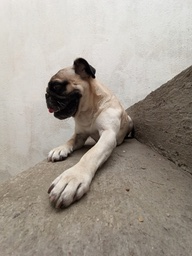
#> input picture Popi_fachero.jpg, 192 x 256 px, shrunk from 2448 x 3264 before the run, found by its file name
$ jupyter execute Operaciones_a_nivel_pixel_01.ipynb
#> lines starting #> are read from the running program, lines starting #| are printed output that depends on the picture; after the words box and inside, x2 and y2 are one past the last pixel; in counts of white or black regions, pixels touching at a corner belong together
<a href="https://colab.research.google.com/github/RojasG4mer/Fundamentos-de-Procesamiento-Digital-de-Imagenes/blob/main/Operaciones_a_nivel_pixel_01.ipynb" target="_parent"></a>

# Operaciones a nivel píxel 01
En estos códigos se mostrarán algunas operaciones a nivel píxel, implementación de estos algoritmos, obtención del histograma de la imagen y un algoritmo sencillo para reconocer objetos apartir de los lóbulos del histograma de la imagen.

Montamos el drive para poder acceder a las imagenes.

[cell 1]
from google.colab import drive
drive.mount('/content/drive')

[cell 2]
# librerias para importar la imagen y mostrarla
import cv2
import matplotlib.pyplot as plt

[cell 3]
# 1. Definir la ruta del archivo (ajusta el nombre del archivo)
path = '/content/drive/MyDrive/Procesamiento Digital del Imágenes/Operaciones a nivel pixel/Popi_fachero.jpg'

# 2. Leer la imagen
# Nota: OpenCV lee las imágenes en formato BGR por defecto
popi_fachero = cv2.imread(path)
#> popi_fachero is the input picture: shape (256, 192, 3); mean B, G, R 146.7, 156.2, 164

if popi_fachero is None:
    print("Error: No se pudo cargar la imagen. Verifica que la ruta sea correcta.")
else:
    # 3. Convertir de BGR a RGB para mostrarla correctamente con Matplotlib
    popi_fachero_rgb = cv2.cvtColor(popi_fachero, cv2.COLOR_BGR2RGB)

    # 4. Mostrar la imagen
    plt.figure(figsize=(8, 6))
    plt.imshow(popi_fachero_rgb)
    plt.title('Popi fachero')
    plt.axis('off')
    plt.show()

[cell 4]
#convertimos la imagen a blanco y negro
popi_fachero_grises = cv2.cvtColor(popi_fachero_rgb, cv2.COLOR_BGR2GRAY)
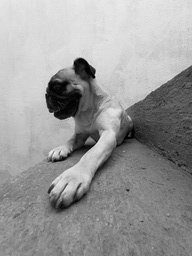
#> popi_fachero_grises: shape (256, 192); min 0, max 245, mean 154.3
# y la imprimimos para corroborar que se vea en esta tonalidad
plt.figure(figsize=(8, 6))
plt.imshow(popi_fachero_grises, cmap='gray')
plt.title('Popi fachero en grises')
# plt.axis('off')
plt.show()

## Histograma de la imagen

[cell 5]
# Librerias:
import numpy as np

[cell 6]
print(type(popi_fachero_grises)) # Vemos que es un array de numpy
#| <class 'numpy.ndarray'>
print(popi_fachero_grises.min()) # se puede iterar como un array
#| 0

[cell 7]
max, min = popi_fachero_grises.max(), popi_fachero_grises.min() # sacamos máximos y minimos de la imagen
#> max = 245; min = 0
# print(max, " " , min) 254  0

[cell 8]
histograma = [0]*(max+1) # 255 + 1 ya que empieza en cero
#> histograma = 246 values from 0 to 0
# print(len(histograma))

[cell 9]
for i in popi_fachero_grises: # recorremos cada fila
  for k in i: # recorremos cada columna
    histograma[k] = histograma[k] + 1 # Agregamos una cuenta al valor de la clase del histograma
#> after the loop, histograma = 246 values, max 945 at index 220, min 0 at index 237, mean 199.8
print(histograma)
#> (printed output is left out)

[cell 10]
plt.figure(figsize=(8, 6))
# graficamos el histograma de frecuencias
plt.bar(range(len(histograma)), histograma)
plt.title('Histograma de la imagen Popi Fachero')
#> figure, not shown here; tallest bar 945 high, from x = 219.6 to 220.4

[cell 11]
# Calcular el histograma con OpenCV
# cv2.calcHist(images, channels, mask, histSize, ranges)
hist_cv2 = cv2.calcHist([popi_fachero_grises], [0], None, [256], [0, 256])
#> hist_cv2 = 256 values, max 945 at index 220, min 0 at index 237, mean 192

# Corregimos el print: usamos 1 en lugar de 0 para la dimensión, o simplemente aplanamos
# print(hist_cv2.flatten())

# Graficar para comparar
plt.figure(figsize=(8, 6))
# histograma manual (rojo)
plt.bar(range(len(histograma)), histograma, color='r', alpha=0.5, label='Manual')
# histograma OpenCV (verde) - usamos .flatten() para convertir a 1D
plt.bar(range(256), hist_cv2.flatten(), color='g', alpha=0.5, label='OpenCV')

plt.title('Comparación de Histogramas')
plt.xlabel('Intensidad de píxel')
plt.ylabel('Frecuencia')
plt.legend()
plt.grid(True, linestyle='--', alpha=0.7)
plt.show()
#> figure, not shown here; tallest bar 945 high, from x = 219.6 to 220.4; tallest bar 945 high, from x = 219.6 to 220.4

## Operaciones a nivel pixel
Operaciones que se aplican sobre cada uno de los píxeles de la imagen.-

[cell 12]
# Función graficar
def grafi_imag(imagen, titulo):
  plt.figure(figsize=(8, 6))
  plt.imshow(imagen, cmap='gray')
  plt.title(titulo)
  plt.axis('off')
  plt.show()

### Operador identidad
Crea una imagen igual a la imagen original:
$$ q = p $$

[cell 13]
def opidentidad(p):
  q = p
  return q

[cell 14]
popi_fachero_identidad = []
fila = []
for j in popi_fachero_grises: # fila
  for i in j: # columna
    fila.append(opidentidad(i))
  popi_fachero_identidad.append(fila)
  fila = []
#> this loop made 256 passes
    # print(popi_fachero_identidad)
grafi_imag(popi_fachero_identidad, 'Popi fachero identidad')

### Operador identidad inverso o negativo

Crea una imagen de salida que es la inversa de la imagen de entrada (el menor valor lo vuelve mayor y el menor el mayor / reoordena los valores):
$$ q = 255 - p $$

[cell 15]
def opidentidadinverso(p):
  q = 255 - p
  return q

[cell 16]
popi_fachero_identidad_inverso = []
fila = []
for j in popi_fachero_grises: # fila
  for i in j: # columna
    fila.append(opidentidadinverso(i))
  popi_fachero_identidad_inverso.append(fila)
  fila = []
    # print(popi_fachero_identidad)
grafi_imag(popi_fachero_identidad_inverso, 'Popi fachero identidad inverso')

### Operador umbral/thresholding
Se crea una imagen de salidad binaria a partir de una imagen de grises, donde le nivel de transición está dado por el parámetro de entrada $p_1$.
$$ q = \begin{cases}
    0 \text{ para } p\leq p_1\\
    255 \text{ para } p > p_1
\end{cases} $$

[cell 17]
def opthresholding(p, p1):
  if p <= p1:
    q = 0
  else:
    q = 255
  return q

[cell 18]
popi_fachero_identidad_umbral = []
fila = []
for j in popi_fachero_grises: # fila
  for i in j: # columna
    fila.append(opthresholding(i, 100))
  popi_fachero_identidad_umbral.append(fila)
  fila = []

grafi_imag(popi_fachero_identidad_umbral, 'Popi fachero identidad umbral')
#> call 3 of grafi_imag, with titulo = 'Popi fachero identidad umbral'
#> in grafi_imag (call 3), `plt.show()`:
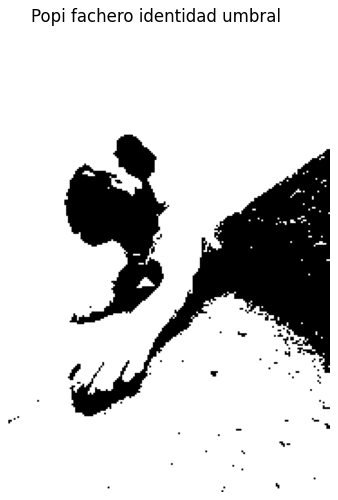
#> figure drawn by matplotlib, 1 panel

### Operador umbral binario negativo
Crea una imagen de salida binaria a partir de una imagen de grises, donde todos los valores de gris cuyos niveles están en el intervalo definido por $p_1$ y $p_2$ son transformados a $0$, y todos los valores fuera de ese intervalo a $255$.
$$ q = \begin{cases}
    0 \text{ para } p\leq p_1 \text{ o } p\geq p_2\\
    255 \text{ o } p_1<p<p_2
\end{cases}$$

[cell 19]
def opthresholding_inverso(p, p1, p2):
  if p1 <= p <= p2:
    q = 255
  else:
    q = 0
  return q

[cell 20]
popi_fachero_umbral_inverso = []
fila = []
for j in popi_fachero_grises: # fila
  for i in j: # columna
    fila.append(opthresholding_inverso(i, 100, 200))
  popi_fachero_umbral_inverso.append(fila)
  fila = []

grafi_imag(popi_fachero_umbral_inverso, 'Popi fachero umbral inverso')
#> call 4 of grafi_imag, with titulo = 'Popi fachero umbral inverso'
#> in grafi_imag (call 4), `plt.show()`:
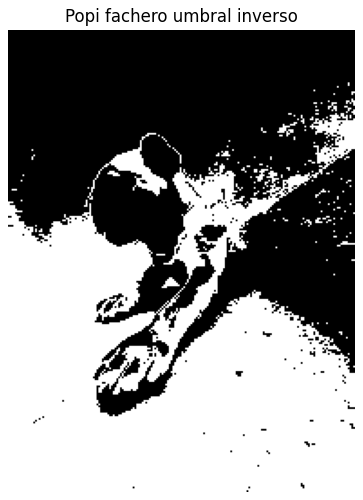
#> figure drawn by matplotlib, 1 panel

### Operador umbral escala de grises
Se crea una imagen de salida con los únicos valores de nivel de gris comprendidos en el intervalo definido por $p_1$ y $p_2$, y el resto a $255$-
$$ q = \begin{cases}
    255 \text{ para } p\leq p_1 \text{ o } p\geq p_2\\
    p \text{ para } p_1<p<p_2
\end{cases}$$

[cell 21]
def opthresholding_escalagrises(p, p1, p2):
  if p1 <= p <= p2:
    q = p
  else:
    q = 255
  return q

[cell 22]
popi_fachero_umbral_grises = []
fila = []
for j in popi_fachero_grises: # fila
  for i in j: # columna
    fila.append(opthresholding_escalagrises(i, 100, 200))
  popi_fachero_umbral_grises.append(fila)
  fila = []

grafi_imag(popi_fachero_umbral_grises, 'Popi fachero umbral escala de grises')
#> in grafi_imag (call 5), `plt.show()`:
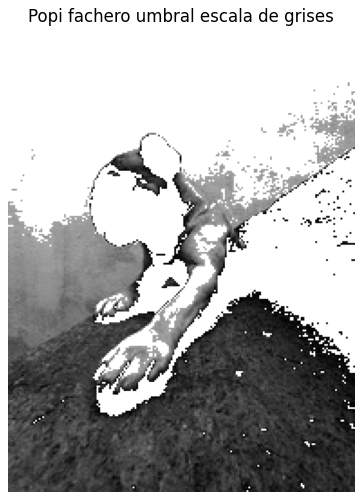
#> figure drawn by matplotlib, 1 panel

### Operador umbral escala de grises inverso
Se crea una imagen de salida con los únicos valores de nivel de gris invertidos comprendidos en el intervalo definido por $p_1$ y $p_2$, y el resto a $255$
$$ q = \begin{cases}
    255 \text{ para } p\leq p_1 \text{ o } p\geq p_2\\
    255 - p \text{ o } p_1<p<p_2
\end{cases}$$

[cell 23]
def opthresholding_escalagrises_inverso(p, p1, p2):
  if p1 <= p <= p2:
    q = 255 - p
  else:
    q = 255
  return q

[cell 24]
popi_fachero_umbral_grises_inverso = []
fila = []
for j in popi_fachero_grises: # fila
  for i in j: # columna
    fila.append(opthresholding_escalagrises_inverso(i, 100, 200))
  popi_fachero_umbral_grises_inverso.append(fila)
  fila = []
print(type(popi_fachero_umbral_grises_inverso))
#| <class 'list'>
grafi_imag(popi_fachero_umbral_grises_inverso, 'Popi fachero umbral escala de grises inverso')
#> in grafi_imag (call 6), `plt.show()`:
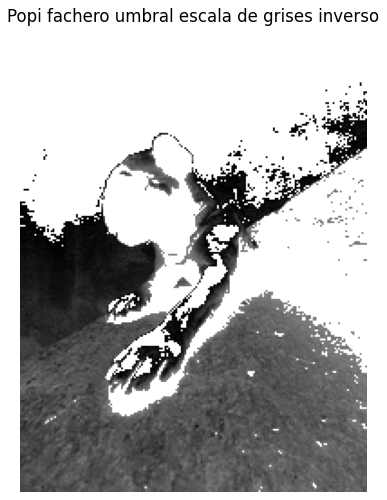
#> figure drawn by matplotlib, 1 panel

### Operador de reducción de nivel de grises
Crea una imagen de salida con un menor número de niveles de gris respecto de la imagen original de entrada, la imagen de entrada es reducida a $n+1$ niveles de gris.

$$ q = \begin{cases}
    0 \text{ para } p\leq p_1\\
    q_1 \text{ para } p_1\leq p\leq p_2\\
    q_2 \text{ para } p_2\leq p\leq p_3\\
    \dots\\
    q_n \text{ o } p_{n-1}\leq p \leq 255
\end{cases}$$

[cell 25]
def opthresholding_red_escala_grises(p, p_escalas, q_valores):
  # Primero organizamos los valores de escalas y de q_valores
  p_escalas.sort()
  q_valores.sort()
  contador = 0
  for i in p_escalas: # tomamos el valor de la escala
    if p <= i: # comparamos si es menor y le damos el valor de esa escala
      return q_valores[contador] # regresamos solo el valor que si cumplió
    contador += 1
  # Si no entra en ningún rango previo, devolvemos el último valor
  return q_valores[-1]

[cell 26]
popi_fachero_umbral_redgrises = []
fila = []
p_escalas = [100, 150 ,200, 240]
q_valores = [50, 100 ,150, 250]

for j in popi_fachero_grises: # fila
  for i in j: # columna
    fila.append(opthresholding_red_escala_grises(i, p_escalas, q_valores))
  popi_fachero_umbral_redgrises.append(fila)
  fila = []

# Convertimos a array de numpy con un tipo de dato válido (uint8) para graficar
img_final = np.array(popi_fachero_umbral_redgrises, dtype=np.uint8)
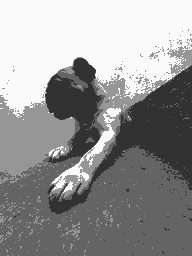
#> img_final: shape (256, 192); min 50, max 250, mean 148.7
grafi_imag(img_final, 'Popi fachero umbral niveles de escala de grises')

## Umbral por método Otsu

[cell 27]
# Función de histograma creación propia
def histo_artesanal(imagen):
  max = imagen.max()
  min = imagen.min()
  histograma = [0]*(max-min+1) # Creamos un arreglo con el número de elementos de valores de la escala
  for j in imagen: # Fila
    for i in j: # columna/pixel
      histograma[i] += 1 # Agregamos 1 cuenta al valor de ese valor
  return np.array(histograma)

[cell 28]
# Implementación usando OpenCV
umbral_otsu, img_otsu_cv2 = cv2.threshold(popi_fachero_grises, 0, 255, cv2.THRESH_BINARY + cv2.THRESH_OTSU)
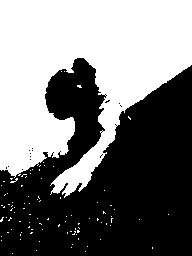
#> img_otsu_cv2: shape (256, 192); 47% white; 95 white regions (94 under 20 px), largest, box (x1, y1, x2, y2) and area: (0, 0, 192, 198) 22901

print(f'Umbral calculado por OpenCV (Otsu): {umbral_otsu}')
#| Umbral calculado por OpenCV (Otsu): 157.0

# 2. Implementación Manual paso a paso
def manual_otsu(image):
    # Obtener el histograma
    hist = histo_artesanal(image)
    # Normalizamos el histograma para evitar errores de numeros grandes:
    hist_norm = hist / hist.sum()

    # Sumas acumuladas y medias acumuladas
    cum_sum = np.cumsum(hist_norm)
    cum_mean = np.cumsum(hist_norm * np.arange(image.max() + 1))

    # Media global
    global_mean = cum_mean[-1]

    max_variance = 0
    threshold = 0

    # Iterar sobre todos los posibles umbrales
    for t in range(image.max() + 1):
        w0 = cum_sum[t] # Peso de la clase fondo
        w1 = 1.0 - w0   # Peso de la clase objeto

        if w0 > 0 and w1 > 0:
            mu0 = cum_mean[t] / w0
            mu1 = (global_mean - cum_mean[t]) / w1

            # Varianza entre-clases
            variance = w0 * w1 * ((mu0 - mu1) ** 2)

            if variance > max_variance:
                max_variance = variance
                threshold = t

    return threshold

umbral_manual = manual_otsu(popi_fachero_grises)
print(f'Umbral calculado manualmente: {umbral_manual}')
#| Umbral calculado manualmente: 157

# Aplicar el umbral manual
img_otsu_manual = (popi_fachero_grises > umbral_manual).astype(np.uint8) * 255

# Imágenes
plt.figure(figsize=(12, 5))
plt.subplot(1, 2, 1)
plt.imshow(img_otsu_cv2, cmap='gray')
plt.title(f'Otsu OpenCV (Umbral: {umbral_otsu})')
plt.axis('off')

plt.subplot(1, 2, 2)
plt.imshow(img_otsu_manual, cmap='gray')
plt.title(f'Otsu Manual (Umbral: {umbral_manual})')
plt.axis('off')

plt.show()

[cell 29]
histograma = histo_artesanal(popi_fachero_grises)

plt.figure(figsize=(8, 6))
# Graficamos el histograma de frecuencias
plt.bar(range(len(histograma)), histograma, color='gray', alpha=0.7, label='Histograma')

# Agregamos la línea vertical para el umbral
plt.axvline(x=umbral_manual, color='r', linestyle='--', linewidth=2, label=f'Umbral Otsu ({umbral_manual})')

plt.title('Histograma de la imagen y su binarización por Otsu')
plt.xlabel('Intensidad de píxel')
plt.ylabel('Frecuencia')
plt.legend()
plt.show()
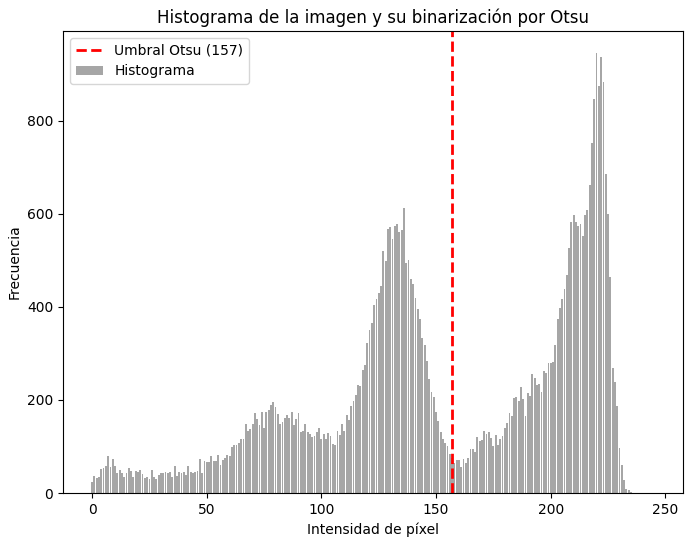
#> figure drawn by matplotlib, 1 panel; tallest bar 945 high, from x = 219.6 to 220.4

## Algoritmo para reconocer objetos a partir de los lóbulos generados en el Histograma

[cell 30]
histograma = histo_artesanal(popi_fachero_grises)

histograma = histo_artesanal(popi_fachero_grises)

plt.figure(figsize=(8, 6))
# Graficamos el histograma de frecuencias
plt.bar(range(len(histograma)), histograma, color='gray', alpha=0.7, label='Histograma')

plt.title('Histograma de la imagen')
plt.xlabel('Intensidad de píxel')
plt.ylabel('Frecuencia')
plt.legend()
plt.show()
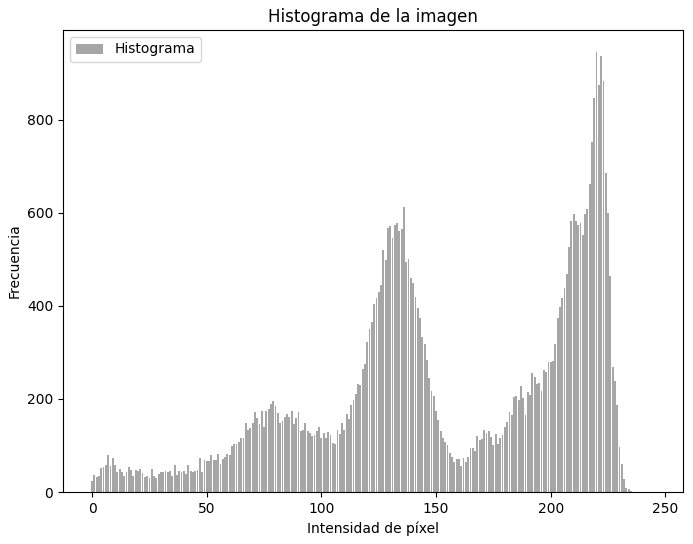
#> figure drawn by matplotlib, 1 panel; tallest bar 945 high, from x = 219.6 to 220.4

Vemos que tiene dos grande lóbulos, así que aproximamos dos zonas de interés, los cuales son:

*   (100, 160)
*   (180, 250)

Así haremos un umbral escala de grises para ver los resultados de ambos niveles:

[cell 31]
umbral_primero = []
fila_primero = []
umbral_segundo = []
fila_segundo = []
for i in popi_fachero_grises:
  for j in i:
    fila_primero.append(opthresholding_escalagrises(j, 100, 160))
    fila_segundo.append(opthresholding_escalagrises(j, 180, 250))
  umbral_primero.append(fila_primero)
  umbral_segundo.append(fila_segundo)
  fila_primero = []
  fila_segundo = []

[cell 32]
# Imágenes
plt.figure(figsize=(12, 5))
plt.subplot(1, 2, 1)
plt.imshow(umbral_primero, cmap='gray')
plt.title('Primer lóbulo')
plt.axis('off')

plt.subplot(1, 2, 2)
plt.imshow(umbral_segundo, cmap='gray')
plt.title('Segundo lóbulo')
plt.axis('off')

plt.show()
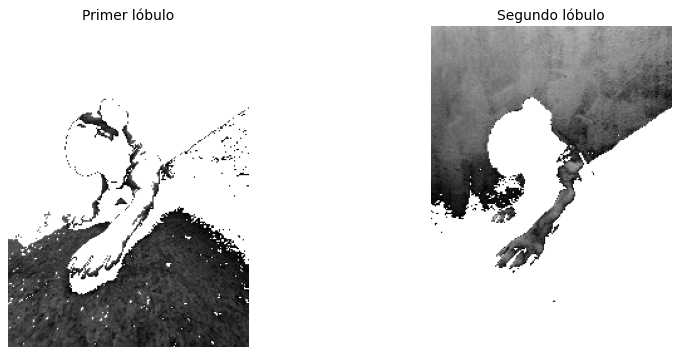
#> figure drawn by matplotlib, 2 panels
